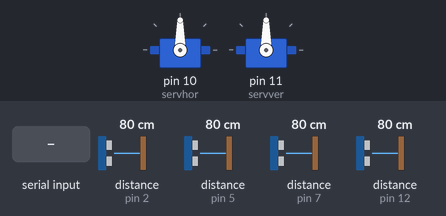
A sketch run on a simulated Arduino Uno, built with avr-gcc and run on an emulated ATmega328P. Parts: 2 × servo. The test bench sets the inputs (shaded band); at power-on: distance to the obstacle (sensors on pin 2, pin 5, pin 7, pin 12) 80 cm. The echo pulse lasts 58.3 µs per cm; what the sketch prints to the serial monitor is not drawn.

Above: at 1.2 s.
1.3 s: "1" received over Serial
3.4 s: distance to the obstacle (sensor on pin 2) set to 28 cm
4.9 s: distance to the obstacle (sensor on pin 2) set to 22 cm
At 5.9 s:
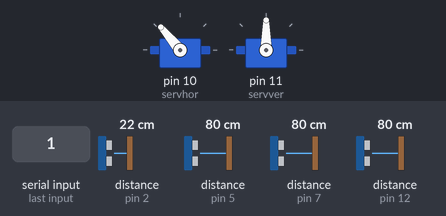
6.4 s: distance to the obstacle (sensor on pin 5) set to 27 cm
7.9 s: distance to the obstacle (sensor on pin 5) set to 23 cm
At 9.1 s:
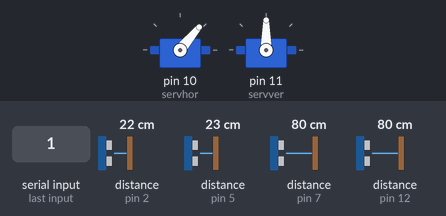
9.4 s: distance to the obstacle (sensor on pin 7) set to 27 cm
11.5 s: distance to the obstacle (sensor on pin 7) set to 22 cm
At 12.8 s:
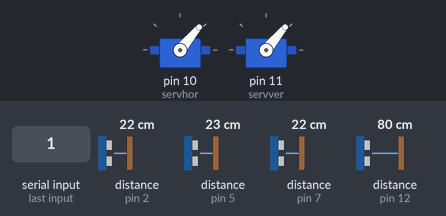
Timing chart, 0 to 14.0 s (numbered marks = the images above; inputs shaded):
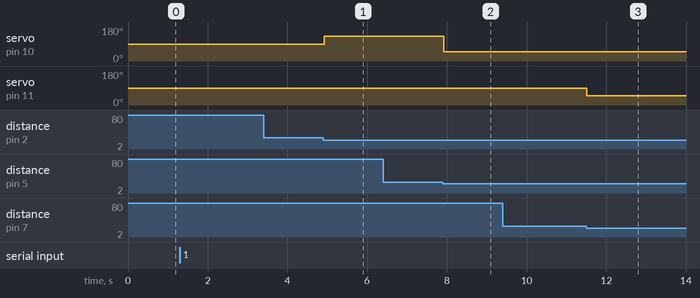

The sketch:

irisfinal.ino
```cpp
#include <Servo.h>

Servo servhor;
Servo servver;
int trigPin1 = 6;
int echoPin1 = 5;
int trigPin2 = 3;
int echoPin2 = 2;
int trigPin3 = 9;
int echoPin3 = 7;
int trigPin4 = 13;
int echoPin4 = 12;
String pos;

void setup()
{
  servhor.attach(10);
  servver.attach(11);
  servhor.write(90);
  servver.write(90);
  pinMode(trigPin1, OUTPUT);
  pinMode(echoPin1, INPUT);
  pinMode(trigPin2, OUTPUT);
  pinMode(echoPin2, INPUT);
  pinMode(trigPin3, OUTPUT);
  pinMode(echoPin3, INPUT);
  pinMode(trigPin4, OUTPUT);
  pinMode(echoPin4, INPUT);
  Serial.begin(9600);

}

void loop()
{
  if (Serial.available())

  {


    digitalWrite(trigPin1, LOW);
    digitalWrite(trigPin2, LOW);
    digitalWrite(trigPin3, LOW);
    digitalWrite(trigPin4, LOW);
    long duration1, distance1, duration2, distance2,duration3,distance3,duration4,distance4;
    digitalWrite(trigPin1, HIGH);
    delayMicroseconds(100);
    digitalWrite(trigPin1, LOW);
    duration1 = pulseIn(echoPin1, HIGH);
    distance1 = (duration1 / 2) / 29.1;
    digitalWrite(trigPin2, HIGH);
    delayMicroseconds(100);
    digitalWrite(trigPin2, LOW);
    duration2 = pulseIn(echoPin2, HIGH);
    distance2 = (duration2 / 2) / 29.1;
    digitalWrite(trigPin3, HIGH);
    delayMicroseconds(100);
    digitalWrite(trigPin3, LOW);
    duration3 = pulseIn(echoPin3, HIGH);
    distance3 = (duration3 / 2) / 29.1;
    digitalWrite(trigPin4, HIGH);
    delayMicroseconds(100);
    digitalWrite(trigPin4, LOW);
    duration4 = pulseIn(echoPin4, HIGH);
    distance4 = (duration4 / 2) / 29.1;


    if ((distance1 < 25))
    {
      servhor.write(50);
      Serial.print("Right ");

    }
    else if (distance2 < 25)
    {
      servhor.write(130);
      Serial.print("Left  ");

    }
    else if ((distance2 > 25) && (distance1 > 25))
    {
      servhor.write(90);
      Serial.print("Center");

    }

    if ((distance3 < 25))
    {
      servver.write(50);
      Serial.print("Up    ");

    }
    else if (distance4 < 25)
    {
      servver.write(130);
      Serial.print("Down  ");

    }
    else if ((distance3 > 25) && (distance4 >25))
    {
      servver.write(90);
      Serial.print("Center");

    }
  }
}
```

Measured:
- the behaviour switches between 25 and 24 cm on distance to the obstacle (sensor on pin 2) (found by bisection; images 0 and 1)
- the behaviour switches between 25 and 24 cm on distance to the obstacle (sensor on pin 5) (found by bisection; images 1 and 2)
- the behaviour switches between 25 and 24 cm on distance to the obstacle (sensor on pin 7) (found by bisection; images 2 and 3)
- after the input at 1.3 s, every drawn part: stays the same
- after the input at 3.4 s, every drawn part: stays the same
- after the input at 4.9 s, servo on pin 10 (servhor): 90° → 130° at once
- after the input at 6.4 s, every drawn part: stays the same
- after the input at 7.9 s, servo on pin 10 (servhor): 130° → 50° at once
- after the input at 9.4 s, every drawn part: stays the same
- after the input at 11.5 s, servo on pin 11 (servver): 90° → 50° at once
